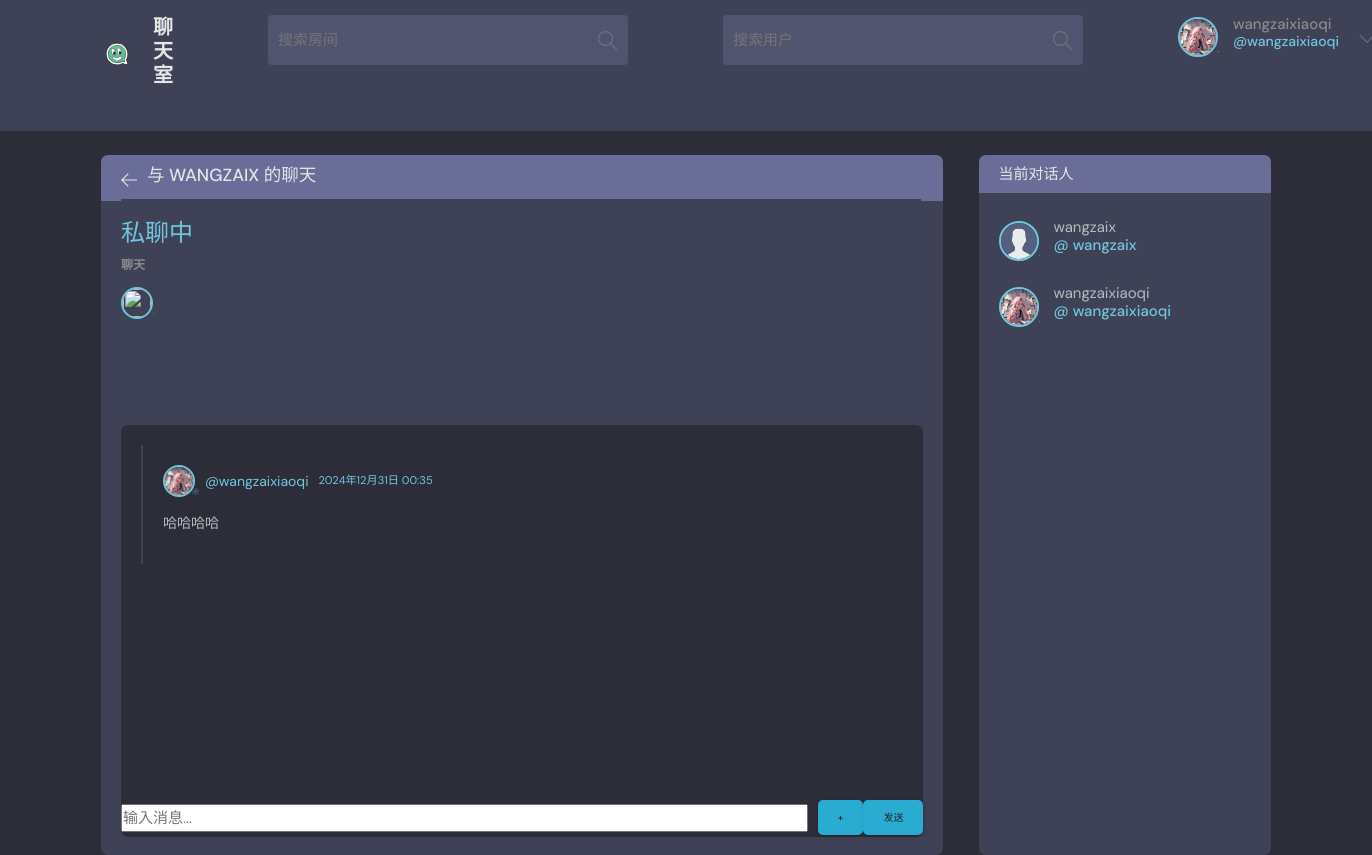
The app's page /dm/room/2/ (signed in) with its own data.
### base/models.py (models this page shows, shortened)
class User(AbstractUser):
    name = models.CharField(max_length=200, null=True, verbose_name='姓名')
    email = models.EmailField(unique=True, null=True, verbose_name='邮箱')  # 确保邮箱唯一
    bio = models.TextField(null=True, verbose_name='个人简介')
    favorites_rooms = models.ManyToManyField('Room', related_name='favorited_by', blank=True,
                                             verbose_name='收藏的房间')  # 用户收藏的房间
    avatar = models.ImageField(null=True, default='avatar.svg', verbose_name='头像')  # 默认头像
    score = models.IntegerField(default=0, verbose_name='积分')  # 用户积分
    created = models.DateTimeField(auto_now_add=True, verbose_name='创建时间')  # 创建时间
    updated = models.DateTimeField(auto_now=True, verbose_name='更新时间')  # 更新时间
    USERNAME_FIELD = 'email'  # 设置用户名字段为邮箱
    REQUIRED_FIELDS = []  # 创建用户时不需要额外字段
    is_muted = models.BooleanField(default=False, verbose_name='是否静音')
    mute_reason = models.CharField(max_length=255, blank=True, null=True, verbose_name='静音原因')
    mute_until = models.DateTimeField(blank=True, null=True, verbose_name='静音至')
    class Meta:
        verbose_name = '用户'
        verbose_name_plural = '用户列表'

class DirectMessageRoom(models.Model):
    user1 = models.ForeignKey(User, related_name='dm_room_user1', on_delete=models.CASCADE)
    user2 = models.ForeignKey(User, related_name='dm_room_user2', on_delete=models.CASCADE)
    created_at = models.DateTimeField(auto_now_add=True)

class DirectMessage(models.Model):
    room = models.ForeignKey(DirectMessageRoom, related_name='messages', on_delete=models.CASCADE)
    sender = models.ForeignKey(User, on_delete=models.CASCADE)
    content = models.TextField(blank=True)  # 允许为空
    image = models.ImageField(upload_to='direct_messages/', blank=True, null=True)  # 新增图片字段
    created_at = models.DateTimeField(auto_now_add=True)
    def __str__(self):
        return f"{self.sender.username}: {self.content}"

### base/views.py (the view)
# urls.py: path('dm/room/<int:room_id>/', views.dm_room, name='dm_room'),
@login_required(login_url='/login')
def dm_room(request, room_id):
    room = get_object_or_404(DirectMessageRoom, id=room_id)
    messages = room.messages.all()
    user1 = room.user1
    user2 = room.user2
    if request.method == 'POST':
        content = request.POST.get('content')
        image = request.FILES.get('image')  # 获取上传的图片
        if content or image:  # 只在内容或图片不为空时创建消息
            DirectMessage.objects.create(room=room, sender=request.user, content=content, image=image)
            return redirect('dm_room', room_id=room.id)
    return render(request, 'base/dm_room.html', {'room': room, 'messages': messages})

### base/templates/base/dm_room.html (shortened to what this page needs)
{% extends 'main.html' %}
{% block content %}
<main class="profile-page layout layout--2">
    <div class="container">
        <div class="room">
            <div class="room__top">
                <div class="room__topLeft">
                    <a href="{% url 'home' %}">
                        <svg version="1.1" xmlns="http://www.w3.org/2000/svg" width="32" height="32" viewBox="0 0 32 32">
                            <title>arrow-left</title>
                            <path d="M13.723 2.286l-13.723 13.714 13.719 13.714 1.616-1.611-10.96-10.96h27.625v-2.286h-27.625l10.965-10.965-1.616-1.607z"></path>
                        </svg>
                    </a>
                    <h3>与
                        {% if room.user2 == request.user %}
                            {{ room.user1.username }} 的聊天
                        {% else %}
                            {{ room.user2.username }} 的聊天
                        {% endif %}
                    </h3>
                </div>
            </div>
            <div class="room__box scroll">
                <div class="room__header scroll">
                    <div class="room__info">
                        <h3>私聊中</h3>
                    </div>
                    <div class="room__hosted">
                        <p>聊天</p>
                        <a class="room__author">
                            <div class="avatar avatar--small">
                                <img src="https://fastly.jsdelivr.net/npm/@vant/assets/cat.jpeg"/>
                            </div>
                        </a>
                    </div>
                </div>
                <div class="room__conversation" id="conversation">
                    <div class="threads scroll" id="threads">
                        {% for message in room.messages.all %}
                        <div class="thread">
                            <div class="thread__top">
                                <div class="thread__author">
                                    <div class="room__hosted">
                                        <a class="room__author">
                                            <div class="avatar avatar--small">
                                                <img src="{{ message.sender.avatar.url }}" alt="{{ message.sender.username }} 的头像" class="avatar--small" />
                                            </div>
                                            <span>@{{ message.sender.username }}</span>
                                            <small>{{ message.created_at }}</small>
                                        </a>
                                    </div>
                                </div>
                            </div>
                            <div class="thread__details">
                                <p>{{ message.content }}</p>
                            </div>
                        </div>
                        {% endfor %}
                    </div>
                </div>
            </div>
            <div class="room__message">
                <form id="messageForm" enctype="multipart/form-data">
                    <div class="input-container">
                        <input name="content" placeholder="输入消息..." class="message-input" required></input>
                        <button type="button" class="btn btn--upload" id="uploadButton" style="background-color: #2aabd2">+</button>
                        <button type="submit" class="btn btn--send" style="background-color: #2aabd2">发送</button>
                    </div>
                </form>
            </div>
        </div>
        <div class="participants">
            <h4 class="participants__top">当前对话人</h4>
            <div class="participants__list scroll">
                <a href="{% url 'user-profile' room.user1.id %}" class="participant">
                    <div class="avatar avatar--medium">
                        <img src="{{ room.user1.avatar.url }}" alt="{{ room.user1.username }} 的头像"/>
                    </div>
                    <p>
                        {{ room.user1.username }}
                        <span>@ {{ room.user1.username }}</span>
                    </p>
                </a>
                <a href="{% url 'user-profile' room.user2.id %}" class="participant">
                    <div class="avatar avatar--medium">
                        <img src="{{ room.user2.avatar.url }}" alt="{{ room.user2.username }} 的头像"/>
                    </div>
                    <p>
                        {{ room.user2.username }}
                        <span>@ {{ room.user2.username }}</span>
                    </p>
                </a>
            </div>
        </div>
    </div>
</main>
{% endblock %}

### templates/navbar.html (shortened to what this page needs)
{% load static %}
<header class="header header--loggedIn">
    <div class="container">
        <a href="{% url 'home' %}" class="header__logo">
            <img src="{% static 'images/logo.svg' %}" alt="Logo"/>
            <h1>聊天室</h1>
        </a>
        <form class="header__search" method="GET" action="{% url 'home' %}">
            <label>
                <input name="q" placeholder="搜索房间"/>
                <button type="submit" style="  opacity: 0.5; background-color: #51546E;   border: none;">
                </button>
            </label>
        </form>
        <form class="header__search" method="GET" action="{% url 'search-user' %}">
            <label>
                <input name="user" id="userSearch" placeholder="搜索用户"/>
                <button type="submit" id="searchUserButton"
                        style="  opacity: 0.5; background-color: #51546E;   border: none;">
                </button>
            </label>
        </form>
        <nav class="header__menu">
            {% if request.user.is_authenticated %}
            <div class="header__user">
                <a href="{% url 'user-profile' request.user.id %}">
                    <div class="avatar avatar--medium active">
                        <img src="{{ request.user.avatar.url }}" alt="{{ request.user.username }} 的头像"/>
                    </div>
                    <p>{{ request.user.username }}<span>@{{ request.user.username }}</span></p>
                </a>
                <button class="dropdown-button" onclick="toggleDropdown()">
                    <svg xmlns="http://www.w3.org/2000/svg" width="32" height="32" viewBox="0 0 32 32">
                        <path d="M16 21l-13-13h-3l16 16 16-16h-3l-13 13z"></path>
                    </svg>
                </button>
            </div>
            {% endif %}
        </nav>
    </div>
    <div id="announcements">
    </div>
</header>

### templates/navbar.html (style rules this page uses)
#announcements { overflow: hidden; white-space: nowrap; }

### records on screen
User: user.avatar (picture), user.username "wangzaixiaoqi"
DirectMessageRoom: user1.username "WANGZAIX", user1.avatar (placeholder picture), user1.username "wangzaix", user2.avatar (picture), user2.username "wangzaixiaoqi"
DirectMessage: sender.avatar (picture), sender.username "wangzaixiaoqi", created_at "2024年12月31日 00:35", content "哈哈哈哈"
